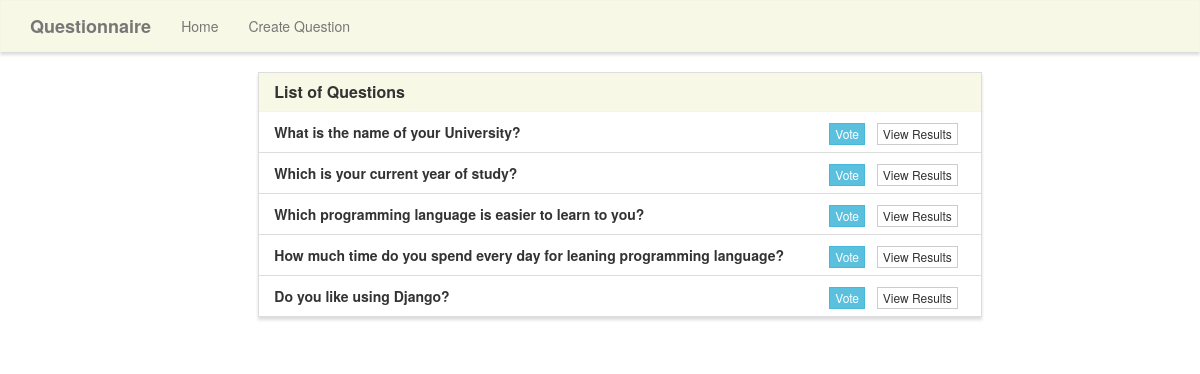
The page / on the database its author committed.
### poll/models.py (models this page shows, shortened)
class Poll(models.Model):
    question = models.TextField()
    option_one = models.CharField(max_length=30)
    option_two = models.CharField(max_length=30)
    option_three = models.CharField(max_length=30)
    option_one_count = models.IntegerField(default=0)
    option_two_count = models.IntegerField(default=0)
    option_three_count = models.IntegerField(default=0)

### poll/views.py (the view)
# urls.py: 2. Add a URL to urlpatterns:  path('', views.home, name='home')
def home(request):
    polls = Poll.objects.all()
    context = {
        'polls': polls
    }
    return render(request, 'poll/home.html', context)

### poll/templates/poll/home.html (shortened to what this page needs)
{% extends "poll/base.html" %}
{% block main %}
<ul>
<div class="row">
    <div class="col-lg-8 col-lg-offset-2">
        <div class="panel panel-default">
            <div class="panel-heading">
                <h3 class="panel-title">List of Questions</h3>
            </div>
            <ul class="list-group">
                {% for poll in polls %}
                <li class="list-group-item">
                    <strong>{{ poll.question }}</strong>
                    <span class="pull-right">
                        <a href="{% url 'vote' poll.id %}" class="btn btn-info btn-xs">Vote</a> &nbsp;
                        <a href="{% url 'results' poll.id %}" class="btn btn-default btn-xs">View Results</a> &nbsp;
                    </span>
                </li>
                {% endfor %}
            </ul>
        </div>
    </div>
</div>
{% endblock %}

### poll/static/style.css (style rules this page uses)
.navbar-default, .btn, .form-control, .panel { border-radius: 0; }
.panel-default > .panel-heading { color: #333; background-color: rgba(245, 245, 220, .7); border-color: rgba(245, 245, 220, .6); border-top-left-radius: 0; border-top-right-radius: 0; }
.panel { box-shadow: 0px 3px 3px 0px #ddd; }
a.navbar-brand, .panel-title { font-weight: bolder; }

### rows shown on the page
Poll: question "What is the name of your University?"
Poll: question "Which is your current year of study?"
Poll: question "Which programming language is easier to learn to you?"
Poll: question "How much time do you spend every day for leaning programming language?"
Poll: question "Do you like using Django?"
